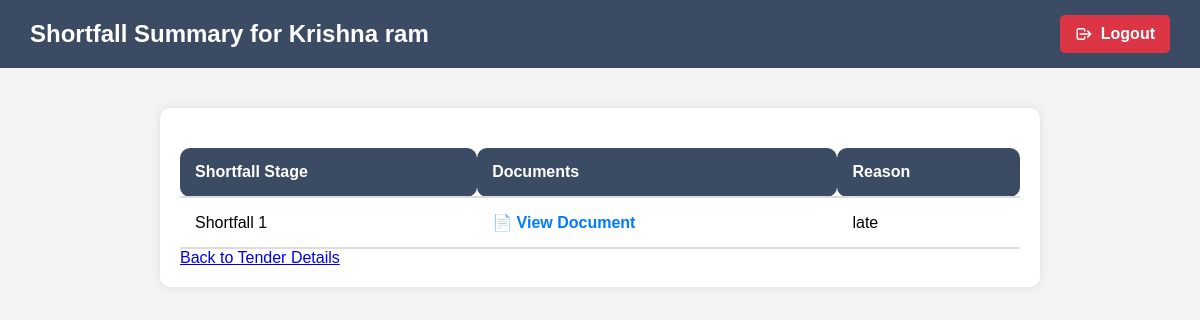
Screenshot of /shortfall_details/14/1/ (signed in) with the database file from the repository.
### tenders/models.py (models this page shows, shortened)
class Vendor(models.Model):
    name = models.CharField(max_length=200)
    tender = models.ForeignKey(Tender, on_delete=models.CASCADE, related_name="vendors")

class ShortfallDocument(models.Model):
    SHORTFALL_CHOICES = [
        (1, 'Shortfall 1'),
        (2, 'Shortfall 2'),
        (3, 'Shortfall 3'),
    ]
    vendor = models.ForeignKey('Vendor', on_delete=models.CASCADE, related_name="shortfall_documents")
    file = models.FileField(upload_to="shortfall_documents/")
    uploaded_at = models.DateTimeField(auto_now_add=True)
    reason = models.TextField(blank=True, help_text="Reason for document shortfall",null=True)
    shortfall_stage = models.IntegerField(choices=SHORTFALL_CHOICES, default=1)

### tenders/views.py (the view)
# urls.py: path("shortfall_details/<int:vendor_id>/<int:stage>/", shortfall_details, name="shortfall_details"),
@login_required
def shortfall_details(request, vendor_id, stage):
    vendor = get_object_or_404(Vendor, id=vendor_id)
    shortfall_documents = vendor.shortfall_documents.filter(shortfall_stage=stage)
    return render(request, "tenders/shortfall_details.html", {
        "vendor": vendor,
        "shortfall_documents": shortfall_documents,
        "stage": stage,
    })

### tenders/templates/tenders/shortfall_details.html (shortened to what this page needs)
<!DOCTYPE html>
<html lang="en">
<head>
</head>
<body>
    <div class="top-bar">
        <h2>Shortfall Summary for {{ vendor.name }}</h2>
        <a href="{% url 'logout' %}" class="logout-btn">
            <svg xmlns="http://www.w3.org/2000/svg" fill="none" viewBox="0 0 24 24" stroke="currentColor">
                <path stroke-linecap="round" stroke-linejoin="round" stroke-width="2" d="M17 16l4-4m0 0l-4-4m4 4H7m6 4v1a2 2 0 01-2 2H5a2 2 0 01-2-2V7a2 2 0 012-2h6a2 2 0 012 2v1" />
            </svg>
            Logout
        </a>
    </div>
    <div class="container">
        <table>
            <thead>
                <tr>
                    <th>Shortfall Stage</th>
                    <th>Documents</th>
                    <th>Reason</th>
                </tr>
            </thead>
            <tbody>
                {% for shortfall in shortfall_documents %}
                <tr>
                    <td>Shortfall {{ shortfall.shortfall_stage }}</td>
                    <td>
                        <a href="{{ shortfall.file.url }}" target="_blank">📄 View Document</a>
                    </td>
                    <td>{{ shortfall.reason }}</td>
                </tr>
                {% empty %}
                <tr>
                    <td colspan="3" style="text-align: center;">No shortfall documents available.</td>
                </tr>
                {% endfor %}
            </tbody>
        </table>
        <a href="{% url 'tender_details' vendor.tender.id %}">Back to Tender Details</a>
    </div>
</body>
</html>

### tenders/templates/tenders/shortfall_details.html (style rules this page uses)
body { font-family: Arial, sans-serif; background-color: #f4f4f4; margin: 0; padding: 0; }
.top-bar { background-color: #3c4b64; color: white; padding: 15px 30px; display: flex; justify-content: space-between; align-items: center; }
.top-bar h2 { margin: 0; font-size: 24px; }
.logout-btn { display: flex; align-items: center; text-decoration: none; color: white; background-color: #DC3545; padding: 10px 15px; border-radius: 5px; font-weight: bold; transition: background-color 0.3s ease; }
.logout-btn svg { margin-right: 8px; width: 18px; height: 18px; }
.container { width: 70%; margin: 40px auto; background: white; padding: 20px; border-radius: 10px; box-shadow: 0px 0px 10px rgba(0, 0, 0, 0.1); text-align: left; }
table { width: 100%; border-collapse: collapse; margin-top: 20px; }
th, td { padding: 15px; border-bottom: 2px solid #ddd; text-align: left; }
th { background: #3c4b64; color: white; border-radius: 10px; }
td a { text-decoration: none; color: #007BFF; font-weight: bold; }

### rows the page displays
Vendor: name "Krishna ram"
ShortfallDocument: shortfall_stage "1", reason "late"
